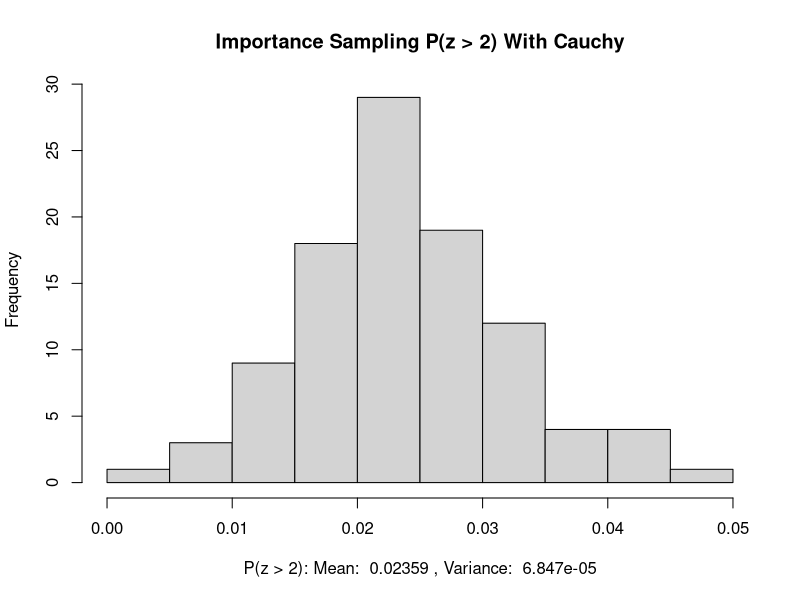

Here is the R script that generated this plot:
rm(list=ls())

Y = rep(0, 100)
vars = rep(0, 100)
for(i in 1:100) {
#   X = rnorm(100)
#   F = dnorm(X)
#   H = ifelse(abs(X) > 2, 1, 0)
#   
#   Y[i] = sum(H)/2
    
  
  X = rcauchy(100)
  G = dcauchy(X)
  F = dnorm(X)
  W = F/G
  H = ifelse(abs(X) > 2, 1, 0)
  Y[i] = sum(W*H)/(2*sum(W))
  vars[i] = sum(W^2*(H - Y[i])^2)/sum(W)
  
  #F*H/G
  #Y[i] = sum(F*H/G)/2
}

#print(paste("Mean: ",mean(Y/100),"Variance: ",var(Y/100)))
hist(Y, breaks=10, main="Importance Sampling P(z > 2) With Cauchy",
     xlab=paste("P(z > 2): Mean: ",round(mean(Y),5),", Variance: ",round(var(Y),8) ))